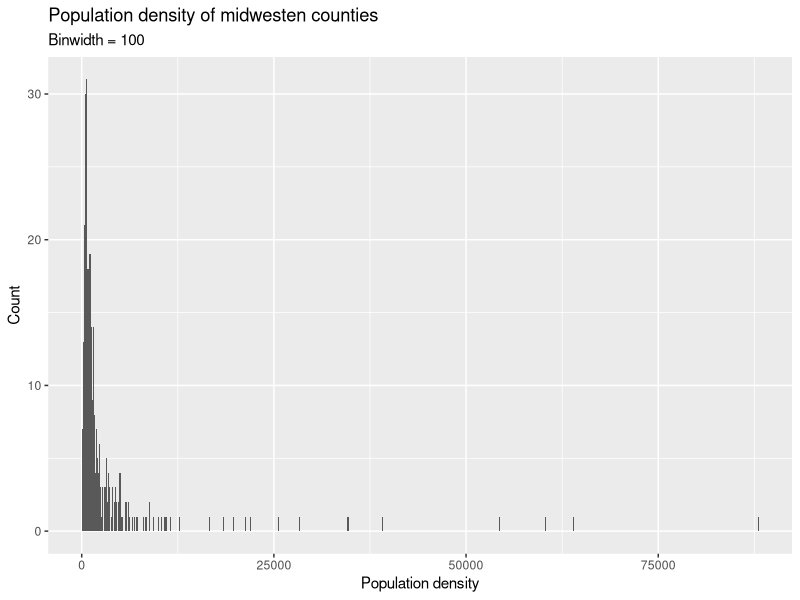

Write R code to recreate this figure.
## ---- chunk 1
library(tidyverse)
library(ggplot2)

## ---- chunk 2
midwest
## ---- chunk 3
ggplot(midwest, aes(x = popdensity)) +
  geom_histogram(binwidth = 100) +
  labs(
    x = "Population density",
    y = "Count",
    title = "Population density of midwesten counties",
    subtitle = "Binwidth = 100"
  )
